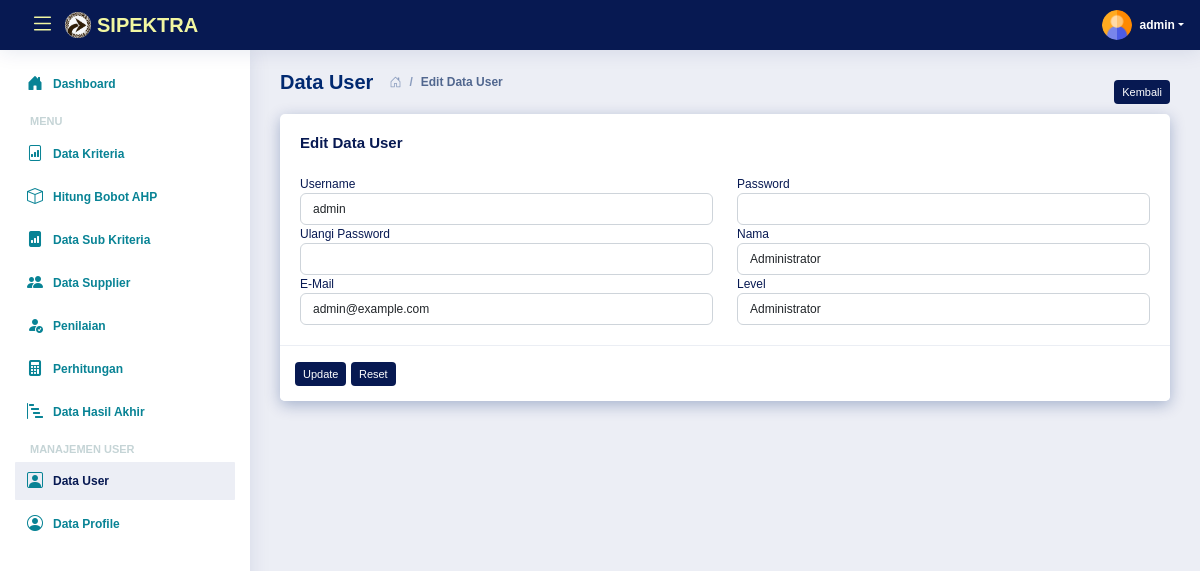
Page /edit-user.php?id=1 (signed in) on the committed database.
### tables this page shows
CREATE TABLE `user` (
  `id_user` int(11) NOT NULL,
  `username` varchar(50) NOT NULL,
  `password` varchar(255) NOT NULL,
  `nama` varchar(100) NOT NULL,
  `email` varchar(100) NOT NULL,
  `role` int(11) NOT NULL
);

### edit-user.php (the view, shortened to what this page needs)
<?php require_once('includes/init.php'); ?>
<?php
$id_user = (isset($_GET['id'])) ? trim($_GET['id']) : '';
?>
<?php
require_once('template/header.php');
?>
<div class="d-sm-flex align-items-center justify-content-between">
	<div class="pagetitle d-flex align-items-center">
		<h1 class="me-3">Data User</h1>
		<nav>
			<ol class="breadcrumb mb-0">
				<li class="breadcrumb-item"><a href="index.php"><i class="bi bi-house-door"></i></a></li>
				<li class="breadcrumb-item active" aria-current="page">Edit Data User</li>
			</ol>
		</nav>
	</div>
	<a href="list-user.php" class="btn btn-secondary btn-sm btn-icon-split">
		<span class="text">Kembali</span>
	</a>
</div>
<form action="edit-user.php?id=<?php echo $id_user; ?>" method="post">
	<div class="card">
		<div class="card-body">
			<h5 class="card-title">Edit Data User</h5>
			<?php
			if (!$id_user) {
				?>
				<div class="alert alert-danger">Data tidak ada</div>
				<?php
			} else {
				$data = mysqli_query($koneksi, "SELECT * FROM user WHERE id_user='$id_user'");
				$cek = mysqli_num_rows($data);
				if ($cek <= 0) {
					?>
					<div class="alert alert-danger">Data tidak ada</div>
					<?php
				} else {
					while ($d = mysqli_fetch_array($data)) {
						?>
						<div class="row">
							<div class="form-group col-md-6">
								<label class="font-weight-bold">Username</label>
								<input autocomplete="off" type="text" readonly required value="<?php echo $d['username']; ?>"
									class="form-control" />
							</div>
							<div class="form-group col-md-6">
								<label class="font-weight-bold">Password</sub></label>
								<input autocomplete="off" type="password" name="password" class="form-control" />
							</div>
							<div class="form-group col-md-6">
								<label class="font-weight-bold">Ulangi Password</label>
								<input autocomplete="off" type="password" name="password2" class="form-control" />
							</div>
							<div class="form-group col-md-6">
								<label class="font-weight-bold">Nama</label>
								<input autocomplete="off" type="text" name="nama" required value="<?php echo $d['nama']; ?>"
									class="form-control" />
							</div>
							<div class="form-group col-md-6">
								<label class="font-weight-bold">E-Mail</label>
								<input autocomplete="off" type="email" name="email" required value="<?php echo $d['email']; ?>"
									class="form-control" />
							</div>
							<div class="form-group col-md-6">
								<label class="font-weight-bold">Level</label>
								<input type="text" class="form-control" value="<?php
								if ($d['role'] == 1) {
									echo 'Administrator';
								} elseif ($d['role'] == 2) {
									echo 'Customer';
								} elseif ($d['role'] == 3) {
									echo 'Supplier';
								}
								?>" readonly>
							</div>
						</div>
					</div>
					<div class="card-footer text-right">
						<button name="submit" value="submit" type="submit" class="btn btn-sm">
							Update</button>
						<button type="reset" class="btn btn-sm">Reset</button>
					</div>
				</div>
				<?php
					}
				}
			}
			?>
</form>
<?php
require_once('template/footer.php');
?>

### assets/css/style.css (style rules this page uses)
:root { scroll-behavior: smooth; }
body { font-family: "Montserrat", sans-serif; background: #eceef5; color: #071952; }
a { color: #1A5319; text-decoration: none; }
h1, h2, h3, h4, h5, h6 { font-family: "Montserrat", sans-serif; }
.pagetitle { margin-bottom: 20px; }
.pagetitle h1 { font-size: 20px; margin-bottom: 0; font-weight: 600; color: #012970; }
.card { margin-bottom: 30px; border: none; border-radius: 5px; box-shadow: 0px 4px 15px rgba(1, 41, 112, 0.3); }
.card-header, .card-footer { border-color: #ebeef4; background-color: #fff; color: #798eb3; padding: 15px; }
.card-title { padding: 20px 0 15px 0; font-size: 15px; font-weight: 600; color: #071952; font-family: "Montserrat", sans-serif; }
.card-body { padding: 0 20px 20px 20px; font-size: 12px; }
.btn-sm { font-size: 11px; background-color:#071952 ; color: #fff; border: none; }
.breadcrumb { font-size: 12px; font-family: "Montserrat", sans-serif; color: #899bbd; font-weight: 600; }
.breadcrumb a { color: #899bbd; transition: 0.3s; }
.breadcrumb .breadcrumb-item::before { color: #899bbd; }
.breadcrumb .active { color: #51678f; font-weight: 600; }
.form-control { font-size: 12px; }

### rows in the picture
user: username "admin", nama "Administrator", email "admin@example.com", role "Administrator"

### other values in the picture
$_SESSION['username'] "admin"
